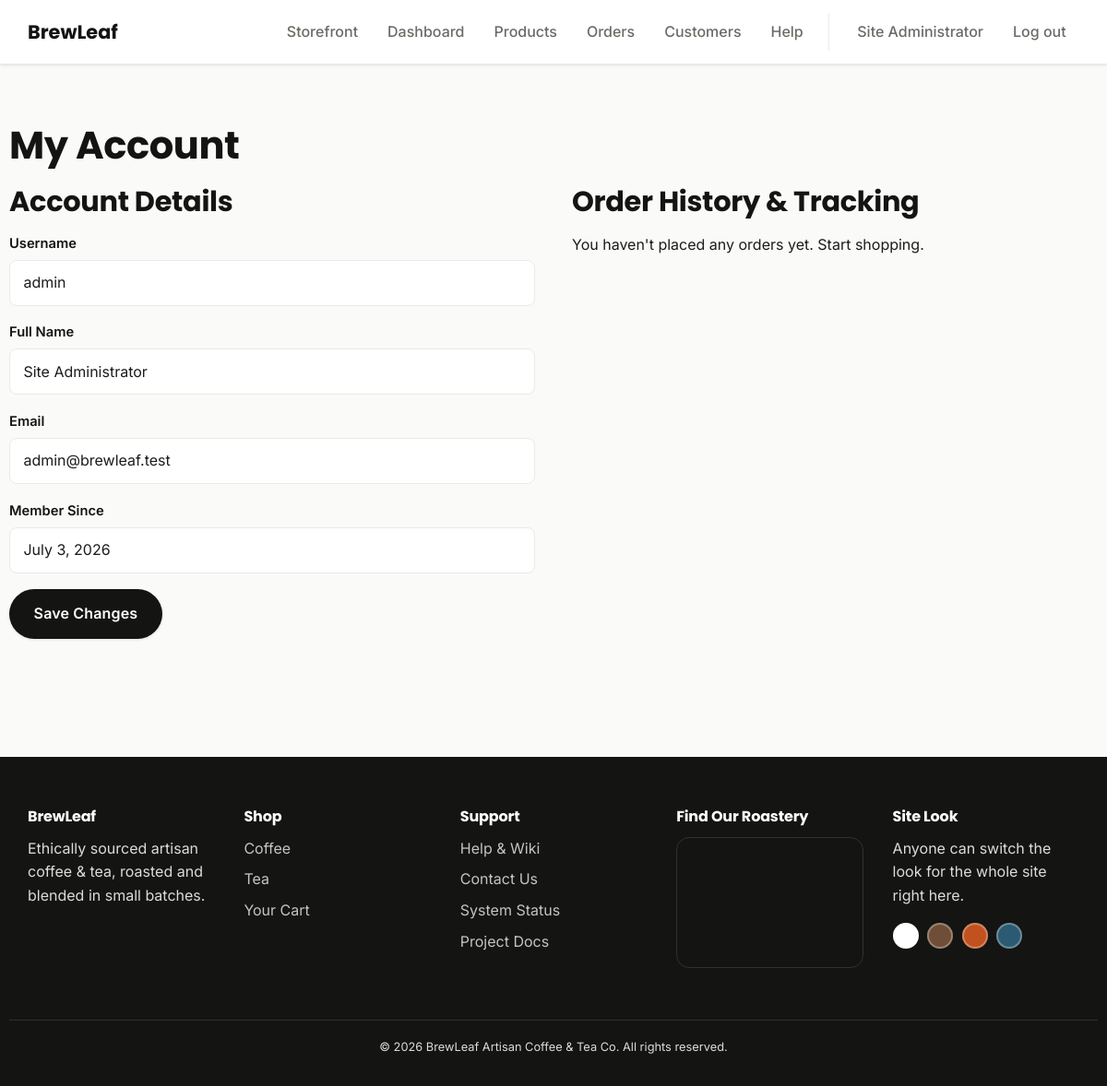
The app's page /profile.php (signed in) with its own data.
### tables this page shows
CREATE TABLE users (
    id              INT UNSIGNED AUTO_INCREMENT PRIMARY KEY,
    username        VARCHAR(50)  NOT NULL UNIQUE,
    email           VARCHAR(120) NOT NULL UNIQUE,
    password_hash   VARCHAR(255) NOT NULL,
    full_name       VARCHAR(120) NOT NULL,
    role            ENUM('customer','admin') NOT NULL DEFAULT 'customer',
    status          ENUM('active','disabled') NOT NULL DEFAULT 'active',
    created_at      TIMESTAMP NOT NULL DEFAULT CURRENT_TIMESTAMP
);

CREATE TABLE site_settings (
    setting_key     VARCHAR(60) PRIMARY KEY,
    setting_value   VARCHAR(255) NOT NULL
);

### includes/functions.php (called while the page is built, shortened)
<?php
function h(?string $value): string
{
    return htmlspecialchars($value ?? '', ENT_QUOTES, 'UTF-8');
}

### profile.php (the view, shortened to what this page needs)
<?php
require_once __DIR__ . '/config/db.php';
require_once __DIR__ . '/includes/functions.php';
$userId = (int) $_SESSION['user_id'];
$userStmt = $conn->prepare('SELECT username, email, full_name, created_at FROM users WHERE id = ?');
$userStmt->bind_param('i', $userId);
$userStmt->execute();
$user = $userStmt->get_result()->fetch_assoc();
$ordersStmt = $conn->prepare('SELECT id, status, total, created_at FROM orders WHERE user_id = ? ORDER BY created_at DESC');
$ordersStmt->bind_param('i', $userId);
$ordersStmt->execute();
$orders = $ordersStmt->get_result();
require_once __DIR__ . '/includes/header.php';
?>
<section class="section container">
  <h1>My Account</h1>
  <div class="product-detail">
    <div>
      <h2>Account Details</h2>
      <form method="post" action="profile.php" data-validate>
        <div class="form-row">
          <label>Username</label>
          <input type="text" value="<?= h($user['username']) ?>" disabled>
        </div>
        <div class="form-row">
          <label for="full_name">Full Name</label>
          <input type="text" id="full_name" name="full_name" value="<?= h($user['full_name']) ?>" required>
        </div>
        <div class="form-row">
          <label for="email">Email</label>
          <input type="email" id="email" name="email" value="<?= h($user['email']) ?>" required>
        </div>
        <div class="form-row">
          <label>Member Since</label>
          <input type="text" value="<?= h(date('F j, Y', strtotime($user['created_at']))) ?>" disabled>
        </div>
        <button type="submit" name="update_profile" value="1" class="btn">Save Changes</button>
      </form>
    </div>
    <div>
      <h2>Order History &amp; Tracking</h2>
      <?php if ($orders->num_rows === 0): ?>
        <p>You haven't placed any orders yet. <a href="products.php">Start shopping</a>.</p>
      <?php endif; ?>
    </div>
  </div>
</section>
<?php $ordersStmt->close(); require_once __DIR__ . '/includes/footer.php'; ?>

### assets/css/variables.css (style rules this page uses)
:root { --color-bg: #faf7f2; --color-surface: #ffffff; --color-text: #2b2320; --color-text-muted: #6b5f57; --color-primary: #6f4e37; --color-primary-dark: #4a3225; --color-accent: #c98a3b; --color-accent-dark: #966732; --color-border: #e7ddd2; --color-success: #3a7a4e; --color-success-bg: #e6f4ea; --color-success-border: #bfe3c9; --color-danger: #b3402a; --color-danger-bg: #fbe9e5; --color-danger-border: #f0c3b8; --font-heading: 'Poppins', 'Segoe UI', sans-serif; --font-body: 'Inter', 'Segoe UI', sans-serif; --radius-sm: 8px; --radius: 14px; --radius-lg: 22px; --shadow-sm: 0 1px 3px rgba(0, 0, 0, .1); --shadow-md: 0 10px 28px -8px rgba(0, 0, 0, .22); --shadow-lg: 0 24px 48px -12px rgba(0, 0, 0, .28); --transition: 180ms ease; --transition-slow: 320ms ease-out; }

### assets/css/theme-white.css (style rules this page uses)
:root { --color-bg: #fafaf8; --color-surface: #ffffff; --color-text: #1c1c1a; --color-text-muted: #6b6b66; --color-primary: #2a2a27; --color-primary-dark: #141412; --color-accent: #ffffff; --color-accent-dark: #6d4f2c; --color-border: #eaeae6; }

### assets/css/base.css (style rules this page uses)
*, *::before, *::after { box-sizing: border-box; }
html { scroll-behavior: smooth; }
html, body { margin: 0; padding: 0; }
a { color: inherit; text-decoration: none; }
button { font: inherit; cursor: pointer; }
body { background: var(--color-bg); color: var(--color-text); font-family: var(--font-body); line-height: 1.6; -webkit-font-smoothing: antialiased; }
h1, h2, h3, h4 { font-family: var(--font-heading); color: var(--color-primary-dark); line-height: 1.15; letter-spacing: -.01em; margin: 0 0 .5em; }
h1 { font-size: 2.6rem; }
h2 { font-size: 1.9rem; }
p { margin: 0 0 1em; }
.container { width: 100%; max-width: 1180px; margin: 0 auto; padding: 0 1.25rem; }

### assets/css/buttons.css (style rules this page uses)
.btn { display: inline-flex; align-items: center; gap: .5rem; padding: .8rem 1.6rem; border-radius: 999px; border: 1px solid transparent; background: var(--color-primary-dark); color: #fff; font-weight: 600; letter-spacing: .01em; box-shadow: var(--shadow-sm); transition: transform var(--transition-slow), box-shadow var(--transition-slow), background var(--transition); }

### assets/css/forms.css (style rules this page uses)
label { display: block; font-weight: 600; margin-bottom: .35rem; font-size: .92rem; color: var(--color-primary-dark); }
input, select, textarea { width: 100%; padding: .7rem .9rem; border: 1px solid var(--color-border); border-radius: var(--radius-sm); font: inherit; background: var(--color-surface); color: var(--color-text); transition: border-color var(--transition), box-shadow var(--transition); }
.form-row { margin-bottom: 1.1rem; }

### assets/css/sections.css (style rules this page uses)
.section { padding: 4rem 0; }

### assets/css/product-card.css (style rules this page uses)
.product-detail { display: grid; grid-template-columns: 1fr 1fr; gap: 2.5rem; align-items: start; }

### records on screen
users: username "admin", full_name "Site Administrator", email "admin@brewleaf.test", created_at "July 3, 2026"

### other values on screen
$_SESSION['full_name'] "Site Administrator"
